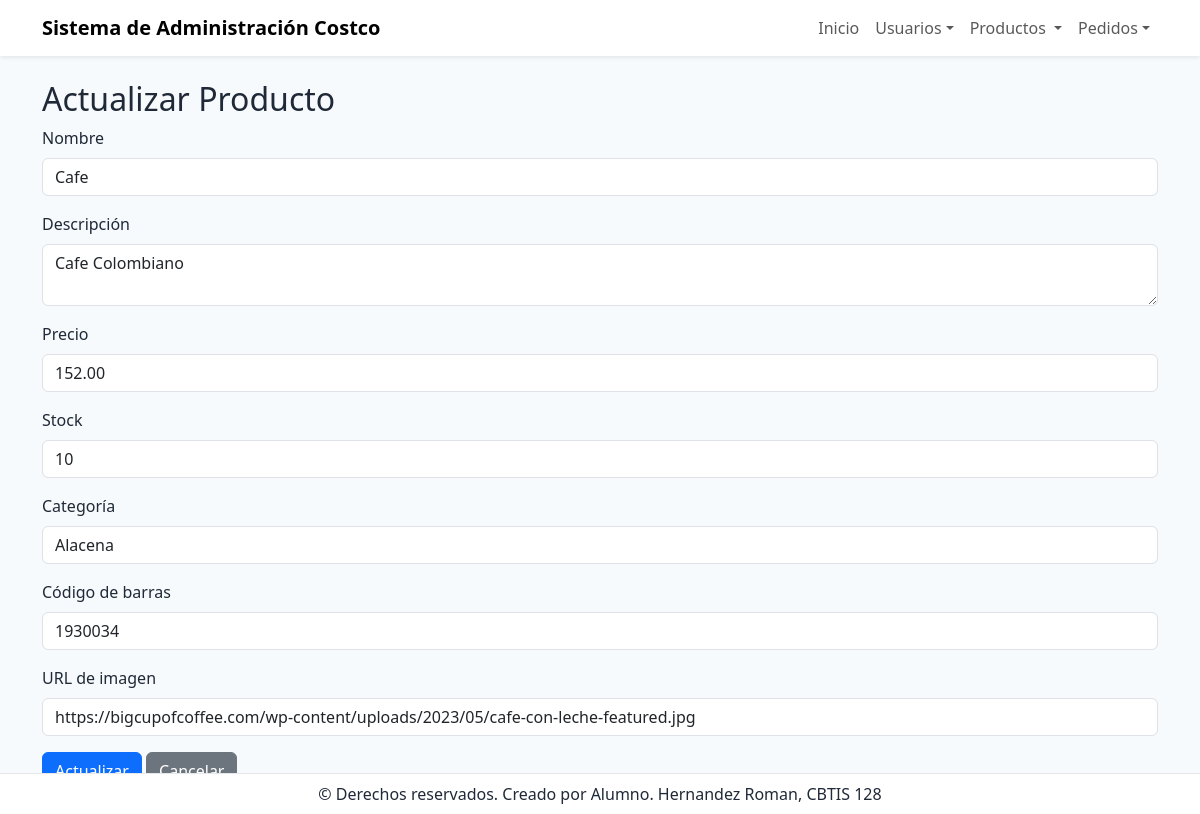
/productos/actualizar/1/, run on the app's committed database.
### app_Costco/models.py (models this page shows, shortened)
class Producto(models.Model):
    nombre = models.CharField(max_length=200)
    descripcion = models.TextField()
    precio = models.DecimalField(max_digits=10, decimal_places=2)
    stock = models.PositiveIntegerField(default=0)
    categoria = models.CharField(max_length=100, blank=True, null=True)
    codigo_barras = models.CharField(max_length=50, unique=True, blank=True, null=True)
    imagen_url = models.URLField(blank=True, null=True)  # Nuevo campo
    fecha_creacion = models.DateTimeField(auto_now_add=True)

### app_Costco/views.py (the view)
# urls.py: path('productos/actualizar/<int:producto_id>/', views.actualizar_producto, name='actualizar_producto'),
def actualizar_producto(request, producto_id):
    producto = get_object_or_404(Producto, id=producto_id)
    return render(request, 'producto/actualizar_producto.html', {'producto': producto})

### app_Costco/templates/producto/actualizar_producto.html (shortened to what this page needs)
{% extends "base.html" %}
{% block content %}
<h2>Actualizar Producto</h2>
<form method="post" action="{% url 'realizar_actualizacion_producto' producto.id %}">
  <div class="mb-3">
    <label class="form-label">Nombre</label>
    <input class="form-control" name="nombre" value="{{ producto.nombre }}">
  </div>
  <div class="mb-3">
    <label class="form-label">Descripción</label>
    <textarea class="form-control" name="descripcion">{{ producto.descripcion }}</textarea>
  </div>
  <div class="mb-3">
    <label class="form-label">Precio</label>
    <input class="form-control" name="precio" value="{{ producto.precio }}">
  </div>
  <div class="mb-3">
    <label class="form-label">Stock</label>
    <input class="form-control" name="stock" value="{{ producto.stock }}">
  </div>
  <div class="mb-3">
    <label class="form-label">Categoría</label>
    <input class="form-control" name="categoria" value="{{ producto.categoria }}">
  </div>
  <div class="mb-3">
    <label class="form-label">Código de barras</label>
    <input class="form-control" name="codigo_barras" value="{{ producto.codigo_barras }}">
  </div>
  <div class="mb-3">
    <label class="form-label">URL de imagen</label>
    <input class="form-control" name="imagen_url" value="{{ producto.imagen_url }}">
  </div>
  <button class="btn btn-primary">Actualizar</button>
  <a class="btn btn-secondary" href="{% url 'ver_producto' %}">Cancelar</a>
</form>
{% endblock %}

### app_Costco/templates/base.html (style rules this page uses)
body { background: #f7fafc; color: #1f2937; }

### data on the page
Producto: nombre "Cafe", descripcion "Cafe Colombiano", precio "152.00", stock "10", categoria "Alacena", codigo_barras "1930034", imagen_url "https://bigcupofcoffee.com/wp-content/uploads/2023/05/cafe-con-leche-featured.jpg"
